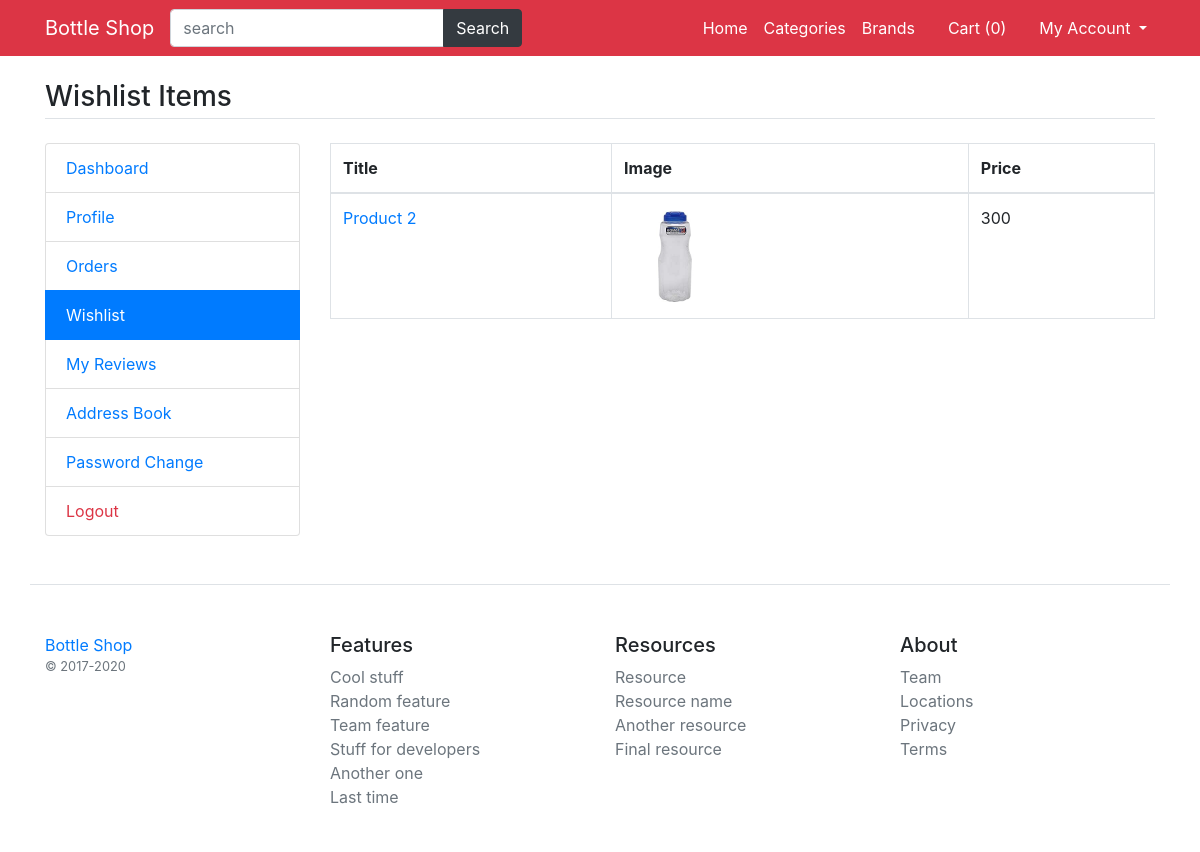
Screenshot of /my-wishlist (signed in) with the database file from the repository.
### main/models.py (models this page shows, shortened)
class Wishlist(models.Model):
    user=models.ForeignKey(User,on_delete=models.CASCADE)
    product=models.ForeignKey(Product,on_delete=models.CASCADE)
    class Meta:
        verbose_name_plural='Wishlist'

class Product(models.Model):
    title=models.CharField(max_length=200)
    slug=models.CharField(max_length=400)
    detail=models.TextField()
    specs=models.TextField()
    category=models.ForeignKey(Category,on_delete=models.CASCADE)
    brand=models.ForeignKey(Brand,on_delete=models.CASCADE)
    status=models.BooleanField(default=True)
    is_featured=models.BooleanField(default=False)
    class Meta:
        verbose_name_plural='6. Products'

class ProductAttribute(models.Model):
    product=models.ForeignKey(Product,on_delete=models.CASCADE)
    color=models.ForeignKey(Color,on_delete=models.CASCADE)
    size=models.ForeignKey(Size,on_delete=models.CASCADE)
    price=models.PositiveIntegerField(default=0)
    image=models.ImageField(upload_to="product_imgs/",null=True)
    class Meta:
        verbose_name_plural='7. ProductAttributes'

### main/views.py (the view)
# urls.py: path('my-wishlist',views.my_wishlist, name='my_wishlist'),
def my_wishlist(request):
	wlist=Wishlist.objects.filter(user=request.user).order_by('-id')
	return render(request, 'user/wishlist.html',{'wlist':wlist})

### main/template_context.py (called while the page is built)
def get_filters(request):
	cats=Product.objects.distinct().values('category__title','category__id')
	brands=Product.objects.distinct().values('brand__title','brand__id')
	colors=ProductAttribute.objects.distinct().values('color__title','color__id','color__color_code')
	sizes=ProductAttribute.objects.distinct().values('size__title','size__id')
	minMaxPrice=ProductAttribute.objects.aggregate(Min('price'),Max('price'))
	data={
		'cats':cats,
		'brands':brands,
		'colors':colors,
		'sizes':sizes,
		'minMaxPrice':minMaxPrice,
	}
	return data

### templates/user/wishlist.html
{% extends 'base.html' %}
{% load static %}
{% block content %}
<main class="container my-4">
	<h3 class="my-4 border-bottom pb-1">Wishlist Items</h3>
	<div class="row">
		<div class="col-md-3">
			{% include 'user/user-sidebar.html' %}
		</div>
		<div class="col-md-9">
			<div class="table-responsive">
				<table class="table-bordered table">
					<thead>
						<tr>
							<th>Title</th>
							<th>Image</th>
							<th>Price</th>
						</tr>
					</thead>
					<tbody>
						{% for wl in wlist %}
						<tr>
							<td><a href="/product/{{wl.product.slug}}/{{wl.product.id}}">{{wl.product.title}}</a></td>
							<td>
								<img width="100" src="/media/{{wl.product.productattribute_set.first.image}}" alt="{{wl.product.title}}">
							</td>
							<td>{{wl.product.productattribute_set.first.price}}</td>
						</tr>
						{% endfor %}
					</tbody>
				</table>
			</div>
		</div>
	</div>
</main>
{% endblock %}

### rows the page displays
Wishlist: product "Product 2", product.productattribute_set.first.image (picture), product.productattribute_set.first.price "300"

### other values shown
{{ request.session.cartdata|length }} "0"
